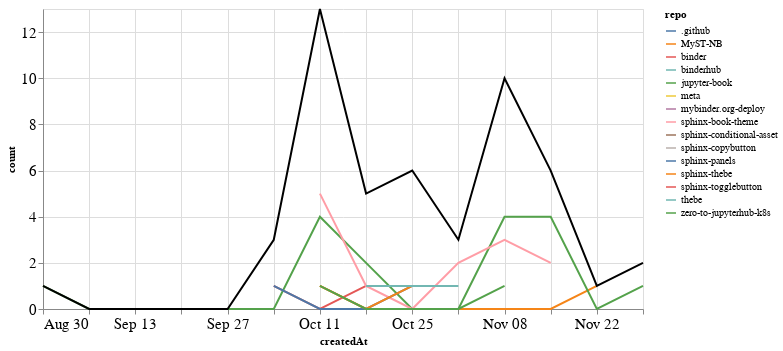

The code cell stored with this chart in its notebook:
### Markdown cell above
### PRs

### Code cell
prs_time = prs.groupby('repo').resample('W', on='createdAt').count()['author'].reset_index()
prs_time = prs_time.rename(columns={'author': 'count'})
prs_time_total = prs_time.groupby('createdAt').agg({"count": "sum"}).reset_index()

ch1 = alt.Chart(prs_time, width=600).mark_line().encode(
    x='createdAt',
    y='count',
    color='repo',
    tooltip="repo"
)

ch2 = alt.Chart(prs_time_total, width=600).mark_line(color="black").encode(
    x='createdAt',
    y='count',
)

ch1 + ch2

### Figure 1 — Vega-Lite specification as saved in the notebook (floating-point values rounded to 4 significant figures)
{"config": {"axisLeft": {"labelFontSize": 15}, "axisBottom": {"labelFontSize": 15}}, "layer": [{"data": {"name": "data-609a2d023f9062f9af0d8c283dff2652"}, "mark": "line", "encoding": {"color": {"type": "nominal", "field": "repo"}, "tooltip": {"type": "nominal", "field": "repo"}, "x": {"type": "temporal", "field": "createdAt"}, "y": {"type": "quantitative", "field": "count"}}, "width": 600}, {"data": {"name": "data-cc85fc714173ab819bc8f4474ca78044"}, "mark": {"type": "line", "color": "black"}, "encoding": {"x": {"type": "temporal", "field": "createdAt"}, "y": {"type": "quantitative", "field": "count"}}, "width": 600}], "$schema": "https://vega.github.io/schema/vega-lite/v4.8.1.json", "datasets": {"data-609a2d023f9062f9af0d8c283dff2652": [{"repo": ".github", "createdAt": "2020-11-08T00:00:00", "count": 1}, {"repo": "MyST-NB", "createdAt": "2020-10-11T00:00:00", "count": 1}, {"repo": "MyST-NB", "createdAt": "2020-10-18T00:00:00", "count": 0}, {"repo": "MyST-NB", "createdAt": "2020-10-25T00:00:00", "count": 0}, {"repo": "MyST-NB", "createdAt": "2020-11-01T00:00:00", "count": 0}, {"repo": "MyST-NB", "createdAt": "2020-11-08T00:00:00", "count": 0}, {"repo": "MyST-NB", "createdAt": "2020-11-15T00:00:00", "count": 0}, {"repo": "MyST-NB", "createdAt": "2020-11-22T00:00:00", "count": 1}, {"repo": "binder", "createdAt": "2020-10-04T00:00:00", "count": 1}, {"repo": "binder", "createdAt": "2020-10-11T00:00:00", "count": 0}, {"repo": "binder", "createdAt": "2020-10-18T00:00:00", "count": 1}, {"repo": "binderhub", "createdAt": "2020-10-04T00:00:00", "count": 1}, {"repo": "jupyter-book", "createdAt": "2020-08-30T00:00:00", "count": 1}, {"repo": "jupyter-book", "createdAt": "2020-09-06T00:00:00", "count": 0}, {"repo": "jupyter-book", "createdAt": "2020-09-13T00:00:00", "count": 0}, {"repo": "jupyter-book", "createdAt": "2020-09-20T00:00:00", "count": 0}, {"repo": "jupyter-book", "createdAt": "2020-09-27T00:00:00", "count": 0}, {"repo": "jupyter-book", "createdAt": "2020-10-04T00:00:00", "count": 0}, {"repo": "jupyter-book", "createdAt": "2020-10-11T00:00:00", "count": 4}, {"repo": "jupyter-book", "createdAt": "2020-10-18T00:00:00", "count": 2}, {"repo": "jupyter-book", "createdAt": "2020-10-25T00:00:00", "count": 0}, {"repo": "jupyter-book", "createdAt": "2020-11-01T00:00:00", "count": 0}, {"repo": "jupyter-book", "createdAt": "2020-11-08T00:00:00", "count": 4}, {"repo": "jupyter-book", "createdAt": "2020-11-15T00:00:00", "count": 4}, {"repo": "jupyter-book", "createdAt": "2020-11-22T00:00:00", "count": 0}, {"repo": "jupyter-book", "createdAt": "2020-11-29T00:00:00", "count": 1}, {"repo": "meta", "createdAt": "2020-11-29T00:00:00", "count": 1}, {"repo": "mybinder.org-deploy", "createdAt": "2020-10-11T00:00:00", "count": 1}, {"repo": "sphinx-book-theme", "createdAt": "2020-10-11T00:00:00", "count": 5}, {"repo": "sphinx-book-theme", "createdAt": "2020-10-18T00:00:00", "count": 1}, {"repo": "sphinx-book-theme", "createdAt": "2020-10-25T00:00:00", "count": 0}, {"repo": "sphinx-book-theme", "createdAt": "2020-11-01T00:00:00", "count": 2}, {"repo": "sphinx-book-theme", "createdAt": "2020-11-08T00:00:00", "count": 3}, {"repo": "sphinx-book-theme", "createdAt": "2020-11-15T00:00:00", "count": 2}, {"repo": "sphinx-conditional-asset", "createdAt": "2020-10-25T00:00:00", "count": 2}, {"repo": "sphinx-copybutton", "createdAt": "2020-11-08T00:00:00", "count": 1}, {"repo": "sphinx-panels", "createdAt": "2020-10-04T00:00:00", "count": 1}, {"repo": "sphinx-panels", "createdAt": "2020-10-11T00:00:00", "count": 0}, {"repo": "sphinx-panels", "createdAt": "2020-10-18T00:00:00", "count": 0}, {"repo": "sphinx-panels", "createdAt": "2020-10-25T00:00:00", "count": 1}, {"repo": "sphinx-thebe", "createdAt": "2020-10-11T00:00:00", "count": 1}, {"repo": "sphinx-thebe", "createdAt": "2020-10-18T00:00:00", "count": 0}, {"repo": "sphinx-thebe", "createdAt": "2020-10-25T00:00:00", "count": 1}, {"repo": "sphinx-togglebutton", "createdAt": "2020-10-25T00:00:00", "count": 1}, {"repo": "thebe", "createdAt": "2020-10-18T00:00:00", "count": 1}, {"repo": "thebe", "createdAt": "2020-10-25T00:00:00", "count": 1}, {"repo": "thebe", "createdAt": "2020-11-01T00:00:00", "count": 1}, {"repo": "zero-to-jupyterhub-k8s", "createdAt": "2020-10-11T00:00:00", "count": 1}, {"repo": "zero-to-jupyterhub-k8s", "createdAt": "2020-10-18T00:00:00", "count": 0}, {"repo": "zero-to-jupyterhub-k8s", "createdAt": "2020-10-25T00:00:00", "count": 0}, {"repo": "zero-to-jupyterhub-k8s", "createdAt": "2020-11-01T00:00:00", "count": 0}, {"repo": "zero-to-jupyterhub-k8s", "createdAt": "2020-11-08T00:00:00", "count": 1}], "data-cc85fc714173ab819bc8f4474ca78044": [{"createdAt": "2020-08-30T00:00:00", "count": 1}, {"createdAt": "2020-09-06T00:00:00", "count": 0}, {"createdAt": "2020-09-13T00:00:00", "count": 0}, {"createdAt": "2020-09-20T00:00:00", "count": 0}, {"createdAt": "2020-09-27T00:00:00", "count": 0}, {"createdAt": "2020-10-04T00:00:00", "count": 3}, {"createdAt": "2020-10-11T00:00:00", "count": 13}, {"createdAt": "2020-10-18T00:00:00", "count": 5}, {"createdAt": "2020-10-25T00:00:00", "count": 6}, {"createdAt": "2020-11-01T00:00:00", "count": 3}, {"createdAt": "2020-11-08T00:00:00", "count": 10}, {"createdAt": "2020-11-15T00:00:00", "count": 6}, {"createdAt": "2020-11-22T00:00:00", "count": 1}, {"createdAt": "2020-11-29T00:00:00", "count": 2}]}}
